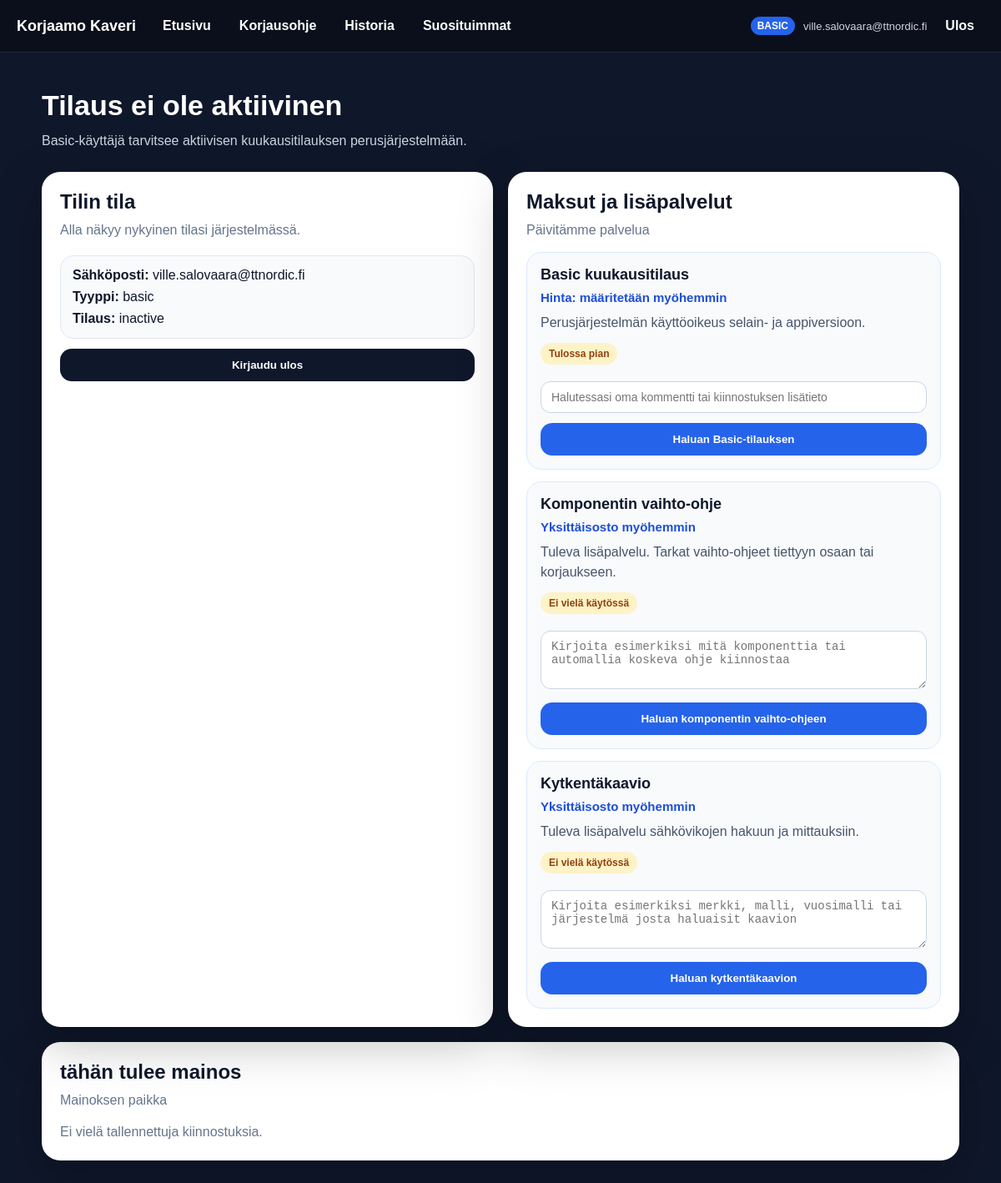
Page /subscription-required (signed in) on the committed database.
### tables this page shows
CREATE TABLE users (
        id INTEGER PRIMARY KEY AUTOINCREMENT,
        email TEXT NOT NULL UNIQUE,
        password_hash TEXT NOT NULL,
        created_at DATETIME DEFAULT CURRENT_TIMESTAMP
    , is_admin INTEGER DEFAULT 0, last_active_at DATETIME, is_online INTEGER DEFAULT 0, account_type TEXT DEFAULT 'basic', subscription_status TEXT DEFAULT 'inactive', subscription_started_at DATETIME, subscription_expires_at DATETIME, full_name TEXT, phone TEXT, address_line1 TEXT, postal_code TEXT, city TEXT, country TEXT, customer_type TEXT DEFAULT 'private', company_name TEXT, vat_number TEXT);

### routes/main_routes.py (the view)
    @app.route("/subscription-required", methods=["GET"])
    def subscription_required():
        current_user = get_current_user()
        if not current_user:
            return redirect(url_for("login"))
        if current_user["is_admin"] == 1:
            return redirect(url_for("app_home"))
        return render_template(
            "subscription_required.html",
            current_user=current_user,
            success=request.args.get("success"),
        )

### app.py (called while the page is built)
def create_app():
    init_db()
    app = Flask(__name__)
    app.config.from_object(Config)
    app.config["MAX_CONTENT_LENGTH"] = 10 * 1024 * 1024
    app.register_blueprint(admin_repair_guides_bp)
    app.register_blueprint(admin_bp)
    register_main_routes(app)
    register_auth_routes(app)
    register_history_routes(app)
    @app.context_processor
    def inject_user():
        return dict(current_user=get_current_user())
    @app.route("/")
    def home():
        return "Korjaamo Kaveri toimii 🚀"
    @app.route("/logged-out")
    def logged_out():
        return render_template_string(LOGOUT_PAGE)
    return app

### db_init.py (called while the page is built)
def get_connection():
    conn = sqlite3.connect(DB_PATH)
    conn.row_factory = sqlite3.Row
    return conn

### services/user_service.py (called while the page is built)
def get_user_by_id(user_id: int):
    conn = get_connection()
    cur = conn.cursor()
    cur.execute("SELECT * FROM users WHERE id = ?", (user_id,))
    user = cur.fetchone()
    conn.close()
    return user

### utils/auth.py (called while the page is built)
def get_current_user():
    user_id = session.get("user_id")
    if not user_id:
        return None
    return get_user_by_id(user_id)

### templates/subscription_required.html (shortened to what this page needs)
{% extends "base.html" %}
{% block content %}
<div class="wrap">
    <div class="hero">
        <h1>Tilaus ei ole aktiivinen</h1>
        <p>
            Basic-käyttäjä tarvitsee aktiivisen kuukausitilauksen perusjärjestelmään.
        </p>
    </div>
    <div class="layout">
        <div class="panel">
            <h2>Tilin tila</h2>
            <div class="muted">
                Alla näkyy nykyinen tilasi järjestelmässä.
            </div>
            <div class="status-box">
                <div><strong>Sähköposti:</strong> {{ current_user.email }}</div>
                <div style="margin-top:8px;"><strong>Tyyppi:</strong> {{ current_user.account_type or 'basic' }}</div>
                <div style="margin-top:8px;"><strong>Tilaus:</strong> {{ current_user.subscription_status or 'inactive' }}</div>
            </div>
            <form method="GET" action="{{ url_for('logout') }}">
                <button class="btn btn-secondary" type="submit">Kirjaudu ulos</button>
            </form>
        </div>
        <div class="panel">
            <h2>Maksut ja lisäpalvelut</h2>
            <div class="muted">
                Päivitämme palvelua
            </div>
            <div class="cards">
                <div class="product-card">
                    <div class="product-title">Basic kuukausitilaus</div>
                    <div class="product-price">Hinta: määritetään myöhemmin</div>
                    <div class="product-desc">
                        Perusjärjestelmän käyttöoikeus selain- ja appiversioon.
                    </div>
                    <div class="coming-soon">Tulossa pian</div>
                    <form method="POST" action="{{ url_for('payment_coming_soon') }}">
                        <div class="form-note">
                            <input type="text" name="note" placeholder="Halutessasi oma kommentti tai kiinnostuksen lisätieto">
                        </div>
                        <button class="btn" type="submit">Haluan Basic-tilauksen</button>
                    </form>
                </div>
                <div class="product-card">
                    <div class="product-title">Komponentin vaihto-ohje</div>
                    <div class="product-price">Yksittäisosto myöhemmin</div>
                    <div class="product-desc">
                        Tuleva lisäpalvelu. Tarkat vaihto-ohjeet tiettyyn osaan tai korjaukseen.
                    </div>
                    <div class="coming-soon">Ei vielä käytössä</div>
                    <form method="POST" action="{{ url_for('payment_coming_soon') }}">
                        <div class="form-note">
                            <textarea name="note" placeholder="Kirjoita esimerkiksi mitä komponenttia tai automallia koskeva ohje kiinnostaa"></textarea>
                        </div>
                        <button class="btn" type="submit">Haluan komponentin vaihto-ohjeen</button>
                    </form>
                </div>
                <div class="product-card">
                    <div class="product-title">Kytkentäkaavio</div>
                    <div class="product-price">Yksittäisosto myöhemmin</div>
                    <div class="product-desc">
                        Tuleva lisäpalvelu sähkövikojen hakuun ja mittauksiin.
                    </div>
                    <div class="coming-soon">Ei vielä käytössä</div>
                    <form method="POST" action="{{ url_for('payment_coming_soon') }}">
                        <div class="form-note">
                            <textarea name="note" placeholder="Kirjoita esimerkiksi merkki, malli, vuosimalli tai järjestelmä josta haluaisit kaavion"></textarea>
                        </div>
                        <button class="btn" type="submit">Haluan kytkentäkaavion</button>
                    </form>
                </div>
            </div>
        </div>
    </div>
    <div class="panel" style="margin-top:18px;">
        <h2>tähän tulee mainos</h2>
        <div class="muted">
            Mainoksen paikka
        </div>
        {% if interest_items %}
            <div class="history-list">
                {% for item in interest_items %}
                    <div class="history-item">
                        <div class="history-item-title">{{ item.product_type }}</div>
                        <div class="history-item-meta">
                            {% if item.product_key %}<div><strong>Avain:</strong> {{ item.product_key }}</div>{% endif %}
                            {% if item.note %}<div><strong>Huomio:</strong> {{ item.note }}</div>{% endif %}
                            <div><strong>Luotu:</strong> {{ item.created_at }}</div>
                        </div>
                    </div>
                {% endfor %}
            </div>
        {% else %}
            <div style="margin-top:14px;" class="muted">
                Ei vielä tallennettuja kiinnostuksia.
            </div>
        {% endif %}
    </div>
</div>
{% endblock %}

### templates/base.html (shortened to what this page needs)
<!DOCTYPE html>
<html lang="fi">
<head>
</head>
<body>
<div class="nav">
    <div class="nav-left">
        <div class="brand">Korjaamo Kaveri</div>
        {% if current_user %}
            <a href="{{ url_for('app_home') }}">Etusivu</a>
            <a href="{{ url_for('order_repair_guide') }}">Korjausohje</a>
            <a href="{{ url_for('history') }}">Historia</a>
            <a href="{{ url_for('popular_repairs_page') }}">Suosituimmat</a>
        {% endif %}
    </div>
    <div class="nav-right">
        {% if current_user %}
            <span class="badge
                {% if current_user.is_admin == 1 %}
                    badge-admin
                {% elif current_user.account_type == 'test' %}
                    badge-test
                {% else %}
                    badge-basic
                {% endif %}
            ">
                {% if current_user.is_admin == 1 %}
                    ADMIN
                {% elif current_user.account_type == 'test' %}
                    TEST
                {% else %}
                    BASIC
                {% endif %}
            </span>
            <span style="font-size:13px; color:#cbd5e1;">
                {{ current_user.email }}
            </span>
            <a href="{{ url_for('logout') }}">Ulos</a>
        {% else %}
            <a href="{{ url_for('login') }}">Kirjaudu</a>
            <a href="{{ url_for('register') }}">Rekisteröidy</a>
        {% endif %}
    </div>
</div>
<div class="content">
    {% block content %}{% endblock %}
</div>
</body>
</html>

### templates/base.html (style rules this page uses)
body { margin: 0; font-family: Arial, sans-serif; background: #0f172a; color: white; }
.nav { display: flex; justify-content: space-between; align-items: center; padding: 14px 20px; background: rgba(0,0,0,0.35); border-bottom: 1px solid rgba(255,255,255,0.1); }
.nav-left, .nav-right { display: flex; align-items: center; gap: 10px; flex-wrap: wrap; }
.brand { font-size: 18px; font-weight: 800; margin-right: 10px; }
.nav a { color: white; text-decoration: none; font-weight: 700; padding: 8px 12px; border-radius: 10px; }
.badge { font-size: 12px; padding: 4px 8px; border-radius: 999px; font-weight: 700; }
.badge-basic { background: #2563eb; color: white; }
.content { padding: 20px; }
.btn { display: inline-block; padding: 10px 14px; border-radius: 12px; background: #2563eb; color: white; text-decoration: none; font-weight: 700; }

### templates/subscription_required.html (style rules this page uses)
.wrap { max-width: 1100px; margin: 0 auto; padding: 24px 18px 40px; }
.hero { color: white; margin-bottom: 24px; }
.hero h1 { margin: 0 0 10px; font-size: 34px; }
.hero p { margin: 0; color: #cbd5e1; line-height: 1.6; max-width: 760px; }
.layout { display: grid; grid-template-columns: 1fr 1fr; gap: 18px; }
.panel { background: white; color: #0f172a; border-radius: 22px; padding: 22px; box-shadow: 0 20px 60px rgba(0,0,0,0.25); }
.panel h2 { margin-top: 0; margin-bottom: 8px; }
.muted { color: #64748b; line-height: 1.5; }
.status-box { margin-top: 18px; padding: 14px; background: #f8fafc; border: 1px solid #e2e8f0; border-radius: 16px; }
.cards { display: grid; gap: 14px; margin-top: 14px; }
.product-card { border: 1px solid #dbeafe; background: #f8fafc; border-radius: 18px; padding: 16px; }
.product-title { font-size: 18px; font-weight: 800; color: #0f172a; }
.product-price { margin-top: 8px; font-size: 15px; font-weight: 700; color: #1d4ed8; }
.product-desc { margin-top: 10px; color: #475569; line-height: 1.5; }
.coming-soon { display: inline-block; margin-top: 12px; padding: 6px 10px; border-radius: 999px; background: #fef3c7; color: #92400e; font-size: 12px; font-weight: 800; }
.form-note { margin-top: 12px; }
.form-note textarea, .form-note input { width: 100%; box-sizing: border-box; margin-top: 8px; padding: 10px 12px; border-radius: 12px; border: 1px solid #cbd5e1; background: white; font-size: 14px; }
.form-note textarea { min-height: 70px; resize: vertical; }
.btn { display: inline-block; border: none; margin-top: 12px; padding: 12px 14px; border-radius: 14px; background: #2563eb; color: white; font-weight: 800; cursor: pointer; width: 100%; }
.btn-secondary { background: #0f172a; }

### rows in the picture
users: email "ville.salovaara@ttnordic.fi", account_type "basic", subscription_status "inactive"
